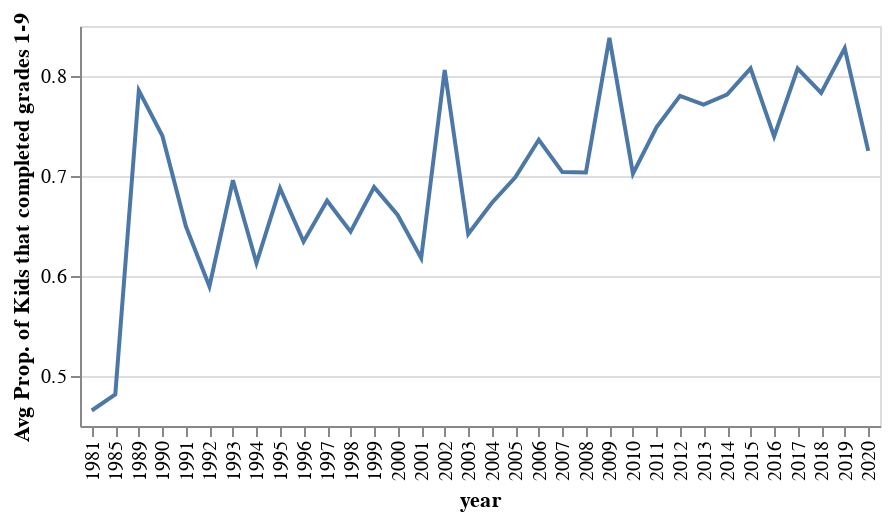

Notebook cell for this chart:
### Markdown cell above
Again the chart below show some relationship between `prop` against `year`.

### Code cell
line_plot2(data_tidy)

### Figure 1 — Vega-Lite specification as saved in the notebook (floating-point values rounded to 4 significant figures)
{"config": {"view": {"continuousWidth": 400, "continuousHeight": 300}}, "data": {"name": "data-ae00254ddc9f9566ef2ca062a65c6745"}, "mark": "line", "encoding": {"x": {"field": "year", "type": "nominal"}, "y": {"field": "prop", "scale": {"zero": false}, "title": "Avg Prop. of Kids that completed grades 1-9", "type": "quantitative"}}, "height": 200, "width": 400, "$schema": "https://vega.github.io/schema/vega-lite/v4.17.0.json", "datasets": {"data-ae00254ddc9f9566ef2ca062a65c6745": [{"year": 1981, "prop": 0.4655}, {"year": 1985, "prop": 0.4815}, {"year": 1989, "prop": 0.7854}, {"year": 1990, "prop": 0.7403}, {"year": 1991, "prop": 0.6497}, {"year": 1992, "prop": 0.5896}, {"year": 1993, "prop": 0.6957}, {"year": 1994, "prop": 0.6129}, {"year": 1995, "prop": 0.6877}, {"year": 1996, "prop": 0.6344}, {"year": 1997, "prop": 0.6753}, {"year": 1998, "prop": 0.6444}, {"year": 1999, "prop": 0.6889}, {"year": 2000, "prop": 0.6611}, {"year": 2001, "prop": 0.6178}, {"year": 2002, "prop": 0.8059}, {"year": 2003, "prop": 0.642}, {"year": 2004, "prop": 0.6731}, {"year": 2005, "prop": 0.6986}, {"year": 2006, "prop": 0.7363}, {"year": 2007, "prop": 0.7039}, {"year": 2008, "prop": 0.7035}, {"year": 2009, "prop": 0.8381}, {"year": 2010, "prop": 0.7023}, {"year": 2011, "prop": 0.7488}, {"year": 2012, "prop": 0.7801}, {"year": 2013, "prop": 0.7713}, {"year": 2014, "prop": 0.7814}, {"year": 2015, "prop": 0.8077}, {"year": 2016, "prop": 0.7396}, {"year": 2017, "prop": 0.8075}, {"year": 2018, "prop": 0.7831}, {"year": 2019, "prop": 0.8278}, {"year": 2020, "prop": 0.7251}]}}
